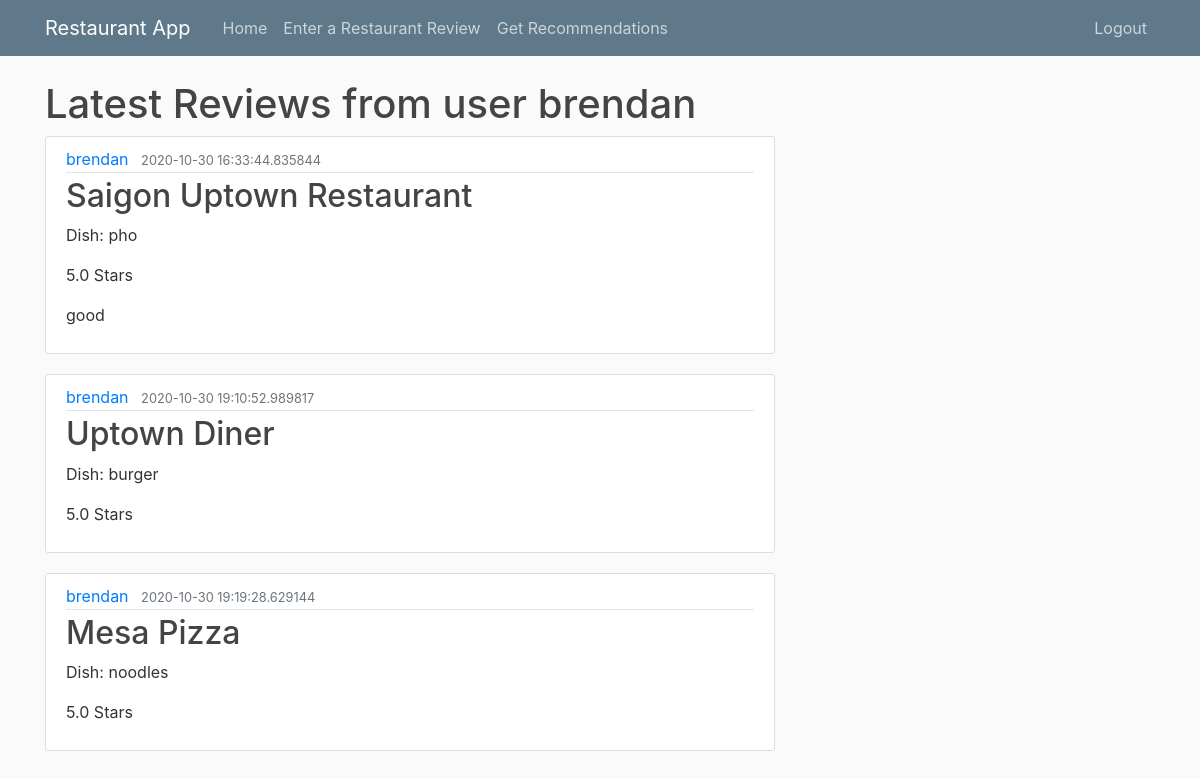
Screenshot of /home (signed in) with the database file from the repository.
### flaskapp/models.py (models this page shows, shortened)
class User(db.Model, UserMixin):
    id = db.Column(db.Integer, primary_key=True)
    username = db.Column(db.String(20), unique=True, nullable=False)
    email = db.Column(db.String(120), unique=True, nullable=False)
    image_file = db.Column(db.String(20), nullable=False, default='default.jpg')
    password = db.Column(db.String(60), nullable=False)

class Review(db.Model):
    id = db.Column(db.Integer, primary_key=True)
    name = db.Column(db.String(100), nullable=False)
    dish = db.Column(db.String(100), nullable=True)
    rating = db.Column(db.Float, nullable=False)
    date_posted = db.Column(db.DateTime, nullable=False, default=datetime.utcnow)
    review = db.Column(db.Text, nullable=True)
    user_id = db.Column(db.Integer, db.ForeignKey('user.id'), nullable=False)

### flaskapp/routes.py (the view)
@app.route("/")
@app.route("/home")
def home():
    if current_user.is_authenticated:
        query = Review.query.filter_by(user_id=current_user.id).all()
    else:
        query = Review.query.all()
    posts = [{'author': User.query.get(review.user_id).username, 'name': review.name, 'dish': review.dish, 'rating': review.rating, \
        'review': review.review, 'date_posted': review.date_posted} for review in query]
    return render_template('home.html', posts=posts, current_user=current_user)

### flaskapp/models.py (called while the page is built)
@login_manager.user_loader
def load_user(user_id):
    return User.query.get(int(user_id))

### flaskapp/templates/home.html
{% extends "layout.html" %}
{% block content %}
<h1>Latest Reviews from user {{ current_user.username }}</h1>
    {% for post in posts %}
        <article class="media content-section">
          <div class="media-body">
            <div class="article-metadata">
              <a class="mr-2" href="#">{{ post.author }}</a>
              <small class="text-muted">{{ post.date_posted }}</small>
            </div>
            <h2><a class="article-title" href="#">{{ post.name }}</a></h2>
            <p class="article-content">Dish: {{ post.dish }}</p>
            <p class="article-content">{{ post.rating }} Stars</p>
            <p class="article-content">{{ post.review }}</p>
          </div>
        </article>
    {% endfor %}
{% endblock content %}

### flaskapp/static/main.css (style rules this page uses)
body { background: #fafafa; color: #333333; margin-top: 5rem; }
h1, h2, h3, h4, h5, h6 { color: #444444; }
.content-section { background: #ffffff; padding: 10px 20px; border: 1px solid #dddddd; border-radius: 3px; margin-bottom: 20px; }
.article-title { color: #444444; }
.article-content { white-space: pre-line; }
.article-metadata { padding-bottom: 1px; margin-bottom: 4px; border-bottom: 1px solid #e3e3e3 }

### rows the page displays
User: username "brendan", author "brendan" "brendan" "brendan"
Review: date_posted "2020-10-30 16:33:44.835844", name "Saigon Uptown Restaurant", dish "pho", rating "5.0", review "good"
Review: date_posted "2020-10-30 19:10:52.989817", name "Uptown Diner", dish "burger", rating "5.0"
Review: date_posted "2020-10-30 19:19:28.629144", name "Mesa Pizza", dish "noodles", rating "5.0"
